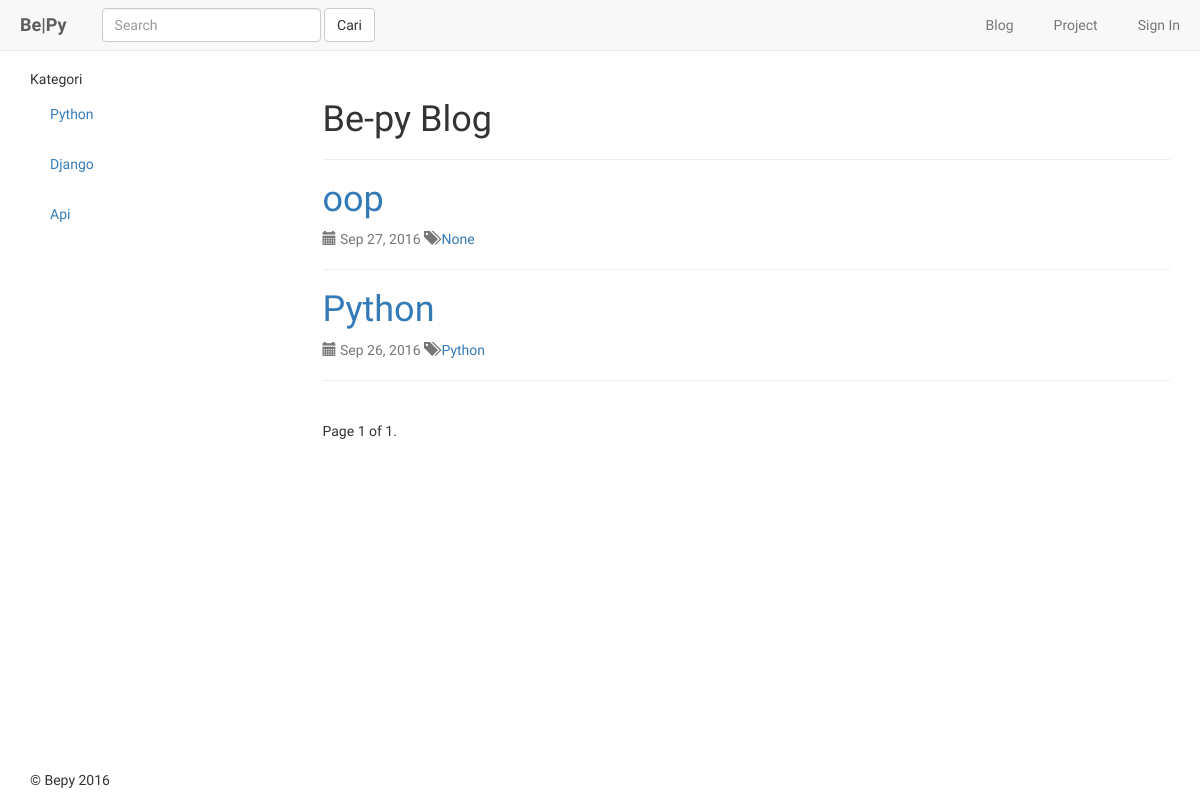
Screenshot of /blog/ with the database file from the repository.
### blog/models.py (models this page shows, shortened)
class Category(models.Model):
    name = models.CharField(max_length=128, unique=True)
    slug = models.SlugField()
    def __str__(self):
        return self.name

class Post(models.Model):
    author = models.ForeignKey('auth.User')
    title = models.CharField(max_length=200)
    content = models.TextField()
    created_date = models.DateTimeField(
            default=timezone.now)
    published_date = models.DateTimeField(
            blank=True, null=True)
    category = models.ForeignKey(Category,blank=True,null=True)
    slug = models.SlugField()

### blog/views.py (the view)
def index(request):
    category_list = Category.objects.order_by('name')
    posts_lists = Post.objects.order_by('-published_date')
    query = request.GET.get("q")
    if query:
        posts_lists = posts_lists.filter(Q(title__icontains=query)|Q(text__icontains=query)).distinct()
    paginator = Paginator(posts_lists, 10) # Show 25 contacts per page
    page = request.GET.get('page')
    try:
        posts = paginator.page(page)
    except PageNotAnInteger:
        posts = paginator.page(1)
    except EmptyPage:
        posts = paginator.page(paginator.num_pages)
    context_dict = {'categories': category_list, 'posts': posts }
    return render(request, 'blog/post_list.html', context_dict)

### blog/templatetags/blog_extras.py (called while the page is built)
@register.inclusion_tag('blog/cats.html')
def get_category_list(cat=None):
    return {'cats': Category.objects.all(), 'act_cat': cat}

### templates/blog/post_list.html (shortened to what this page needs)
{% extends 'blog/base.html' %}
{% load staticfiles %}
{% block body_block %}
    <div class="page-header">
        <h1>Be-py Blog</h1>
    </div>
            <div class="post">
                {% for post in posts %}
                <h1><a href="{% url 'post_detail' post.slug  %}">{{ post.title }}</a></h1>
                <div class="date text-muted">
                    <span class="glyphicon glyphicon-calendar"></span> {{ post.published_date|date:"M d, Y" }} <span class="glyphicon glyphicon-tags"></span><a href="category/{% filter force_escape|lower %}{{ post.category }}{% endfilter %}">  {{ post.category }}</a>
                </div>
                <hr>
                {% endfor %}
            </div>
    <div class="pagination">
        <span class="step-links">
            <span class="current">
                Page {{ posts.number }} of {{ posts.paginator.num_pages }}.
            </span>
        </span>
    </div>
{% endblock %}

### templates/blog/cats.html
{% if cats %}
    <ul class="nav nav-sidebar">
{% for c in cats %}
    {% if c == act_cat %} <li  class="active" > {% else  %} <li>{% endif %}
            <a href="{% url 'category'  c.slug %}">{{ c.name }}</a>{{ c.post.count }}</li>
{% endfor %}
{% else %}
    <li> <strong >Tidak ada kategori yang tersedia.</strong></li>
    </ul>
{% endif %}

### static/css/style.css (style rules this page uses)
body { font-family: 'Fjord One', serif; }
.navbar-brand, .nav > li > a { padding: 15px 20px; }

### rows the page displays
Category: name "Python"
Category: name "Django"
Category: name "Api"
Post: title "oop", published_date "Sep 27, 2016", category "None"
Post: title "Python", published_date "Sep 26, 2016", category "Python"

### other values shown
{{ posts.number }} "1"
{{ posts.paginator.num_pages }} "1"
